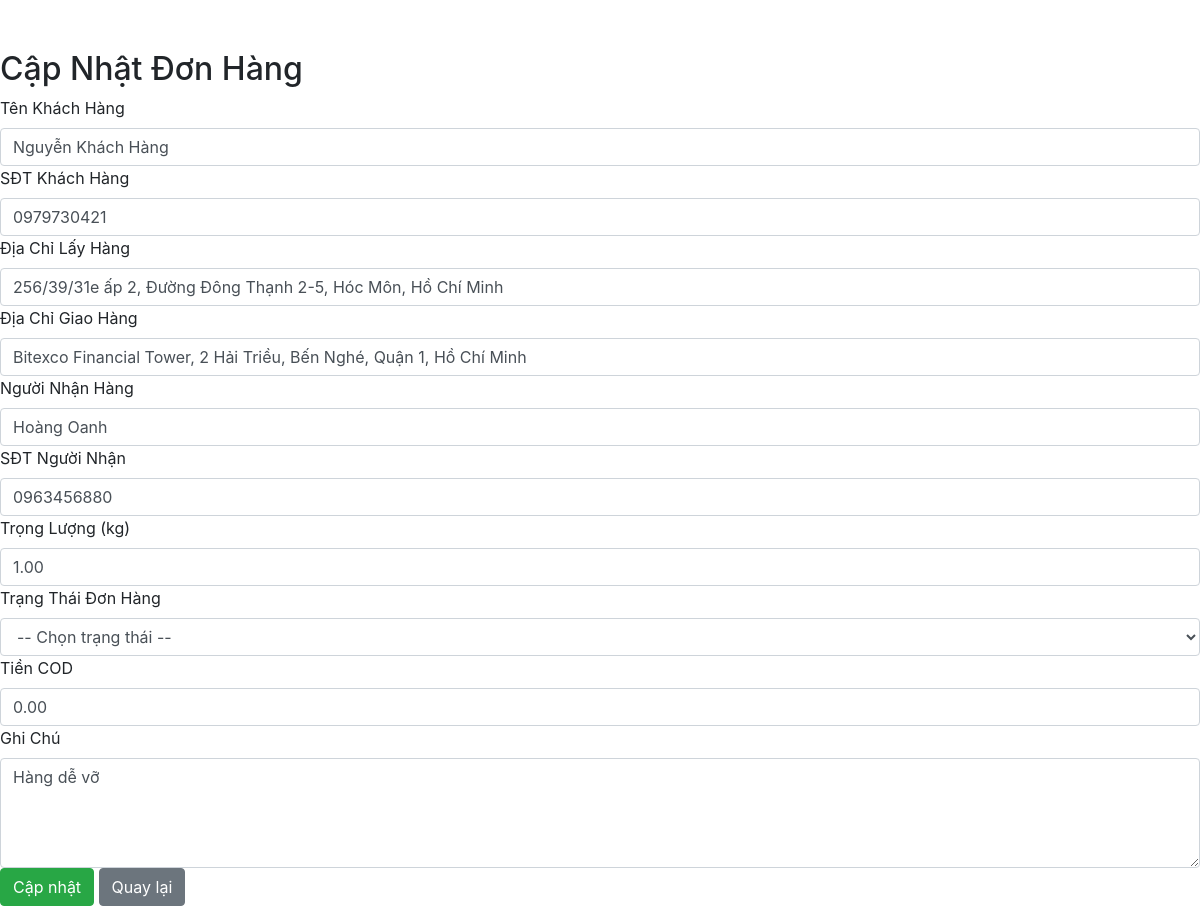
Page /views/update_Oder/index.php?id=11166554 on the committed database.
### tables this page shows
CREATE TABLE `orders` (
  `ID` int(11) NOT NULL,
  `CustomerID` int(11) NOT NULL,
  `ShipperID` int(11) DEFAULT NULL,
  `Pick_up_address` varchar(255) NOT NULL,
  `Pick_up_lat` decimal(10,7) DEFAULT NULL,
  `Pick_up_lng` decimal(10,7) DEFAULT NULL,
  `Delivery_address` varchar(255) NOT NULL,
  `Delivery_lat` decimal(10,7) DEFAULT NULL,
  `Delivery_lng` decimal(10,7) DEFAULT NULL,
  `Recipient` varchar(100) DEFAULT NULL,
  `status` enum('pending','accepted','picked_up','in_transit','delivered','delivery_failed','cancelled') NOT NULL DEFAULT 'pending',
  `COD_amount` decimal(10,2) DEFAULT 0.00,
  `CODFee` decimal(10,2) DEFAULT 0.00,
  `Weight` decimal(10,2) DEFAULT NULL,
  `ShippingFee` decimal(10,2) DEFAULT 0.00,
  `Created_at` timestamp NOT NULL DEFAULT current_timestamp(),
  `Accepted_at` timestamp NULL DEFAULT NULL,
  `Note` varchar(255) DEFAULT NULL,
  `RecipientPhone` varchar(20) DEFAULT NULL,
  `hidden` int(11) NOT NULL DEFAULT 1,
  `is_rated` tinyint(1) NOT NULL DEFAULT 0,
  `fee_payer` enum('sender','receiver') NOT NULL DEFAULT 'sender',
  `PickUp_Photo_Path` varchar(255) DEFAULT NULL,
  `Delivery_Photo_Path` varchar(255) DEFAULT NULL,
  `distance` double NOT NULL DEFAULT 0
);

CREATE TABLE `users` (
  `ID` int(11) NOT NULL,
  `Username` varchar(255) NOT NULL,
  `Email` varchar(255) NOT NULL,
  `Password` varchar(255) NOT NULL,
  `PhoneNumber` varchar(255) NOT NULL,
  `Avatar` varchar(255) DEFAULT NULL,
  `Role` int(11) DEFAULT NULL,
  `account_status` enum('active','locked','pending') NOT NULL DEFAULT 'active',
  `rating` decimal(3,2) DEFAULT NULL CHECK (`rating` between 0.00 and 5.00),
  `Note` varchar(255) NOT NULL,
  `hidden` int(11) NOT NULL DEFAULT 1,
  `rating_count` int(11) NOT NULL DEFAULT 0,
  `rating_sum` int(11) NOT NULL DEFAULT 0,
  `created_at` timestamp NULL DEFAULT current_timestamp()
);

### models/mOrder.php (called while the page is built, shortened)
<?php
include_once("config/database.php");
class modelOrder{
    public function getOrderById($id) {
        $db = new clsKetNoi();
        $conn = $db->moKetNoi();
        $stmt = $conn->prepare("
            SELECT o.*,
                   u.Username AS FullName,
                   u.PhoneNumber,
                   u.Email AS CustomerEmail,
                   s.Username AS ShipperName
            FROM orders o
            JOIN users u ON o.CustomerID = u.ID
            LEFT JOIN users s ON o.ShipperID = s.ID
            WHERE o.ID = ?
        ");
        $stmt->bind_param("i", $id);
        $stmt->execute();
        $result = $stmt->get_result();
        $order = null;
        if ($result && $result->num_rows > 0) {
            $order = $result->fetch_assoc();
        }
        return $order;
    }
}
?>

### controllers/cOrder.php (called while the page is built, shortened)
<?php
include_once("models/mOrder.php");
class controlOrder {
    public function getOrderById($id) {
        $p = new modelOrder();
        return $p->getOrderById($id);
    }
}

### config/database.php (called while the page is built, shortened)
<?php
    class clsKetNoi {
        public function __construct() {
            $hostName = $_SERVER['HTTP_HOST'];
        }
    }

### views/update_Oder/index.php (the view, shortened to what this page needs)
<?php
include_once('controllers/cOrder.php');
include_once('config/database.php');
$p = new controlOrder();
if (isset($_GET['id'])) {
    $id = intval($_GET['id']);
    $order = $p->getOrderById($id);
}
?>
<!DOCTYPE html>
<html lang="vi">
<head>
    <link rel="stylesheet" href="https://stackpath.bootstrapcdn.com/bootstrap/4.5.2/css/bootstrap.min.css">
</head>
<body>
<div class="add-staff-form" style="margin-top: 50px;">
    <h2 class="add-staff-title">Cập Nhật Đơn Hàng</h2>
    <form method="POST">
        <div class="form-group-add">
            <label>Tên Khách Hàng</label>
            <input type="text" name="FullName" class="form-control-add form-control" value="<?= htmlspecialchars($order['FullName'] ?? '') ?>" required>
        </div>
        <div class="form-group-add">
            <label>SĐT Khách Hàng</label>
            <input type="text" name="PhoneNumber" class="form-control-add form-control" value="<?= htmlspecialchars($order['PhoneNumber'] ?? '') ?>" required pattern="[0-9]{10,11}">
        </div>
        <div class="form-group-add">
            <label>Địa Chỉ Lấy Hàng</label>
            <input type="text" name="Pick_up_address" class="form-control-add form-control" value="<?= htmlspecialchars($order['Pick_up_address']) ?>" required>
        </div>
        <div class="form-group-add">
            <label>Địa Chỉ Giao Hàng</label>
            <input type="text" name="Delivery_address" class="form-control-add form-control" value="<?= htmlspecialchars($order['Delivery_address']) ?>" required>
        </div>
        <div class="form-group-add">
            <label>Người Nhận Hàng</label>
            <input type="text" name="Recipient" class="form-control-add form-control" value="<?= htmlspecialchars($order['Recipient']) ?>" required>
        </div>
        <div class="form-group-add">
            <label>SĐT Người Nhận</label>
            <input type="text" name="RecipientPhone" class="form-control-add form-control" value="<?= htmlspecialchars($order['RecipientPhone'] ?? '') ?>" required pattern="[0-9]{10,11}">
        </div>
        <div class="form-group-add">
            <label>Trọng Lượng (kg)</label>
            <input type="number" name="Weight" step="0.01" class="form-control-add form-control" value="<?= htmlspecialchars($order['Weight'] ?? '') ?>" required>
        </div>
        <div class="form-group-add">
            <label>Trạng Thái Đơn Hàng</label>
            <select name="Status" class="form-control-add form-control" required>
                <option value="">-- Chọn trạng thái --</option>
            </select>
        </div>
        <div class="form-group-add">
            <label>Tiền COD</label>
            <input type="number" name="COD_amount" class="form-control-add form-control" value="<?= htmlspecialchars($order['COD_amount']) ?>" step="1000" required>
        </div>
        <div class="form-group-add">
            <label>Ghi Chú</label>
            <textarea name="Note" rows="4" class="form-control-add form-control"><?= htmlspecialchars($order['Note']) ?></textarea>
        </div>
        <div class="button-group-add">
            <button type="submit" name="submit" class="btn btn-success">Cập nhật</button>
            <a href="?quanlydonhang" class="btn btn-secondary">Quay lại</a>
        </div>
    </form>
</div>
</body>
</html>

### rows in the picture
orders: FullName "Nguyễn Khách Hàng", PhoneNumber "0979730421", Pick_up_address "256/39/31e ấp 2, Đường Đông Thạnh 2-5, Hóc Môn, Hồ Chí Minh", Delivery_address "Bitexco Financial Tower, 2 Hải Triều, Bến Nghé, Quận 1, Hồ Chí Minh", Recipient "Hoàng Oanh", RecipientPhone "0963456880", Weight "1.00", COD_amount "0.00", Note "Hàng dễ vỡ"
